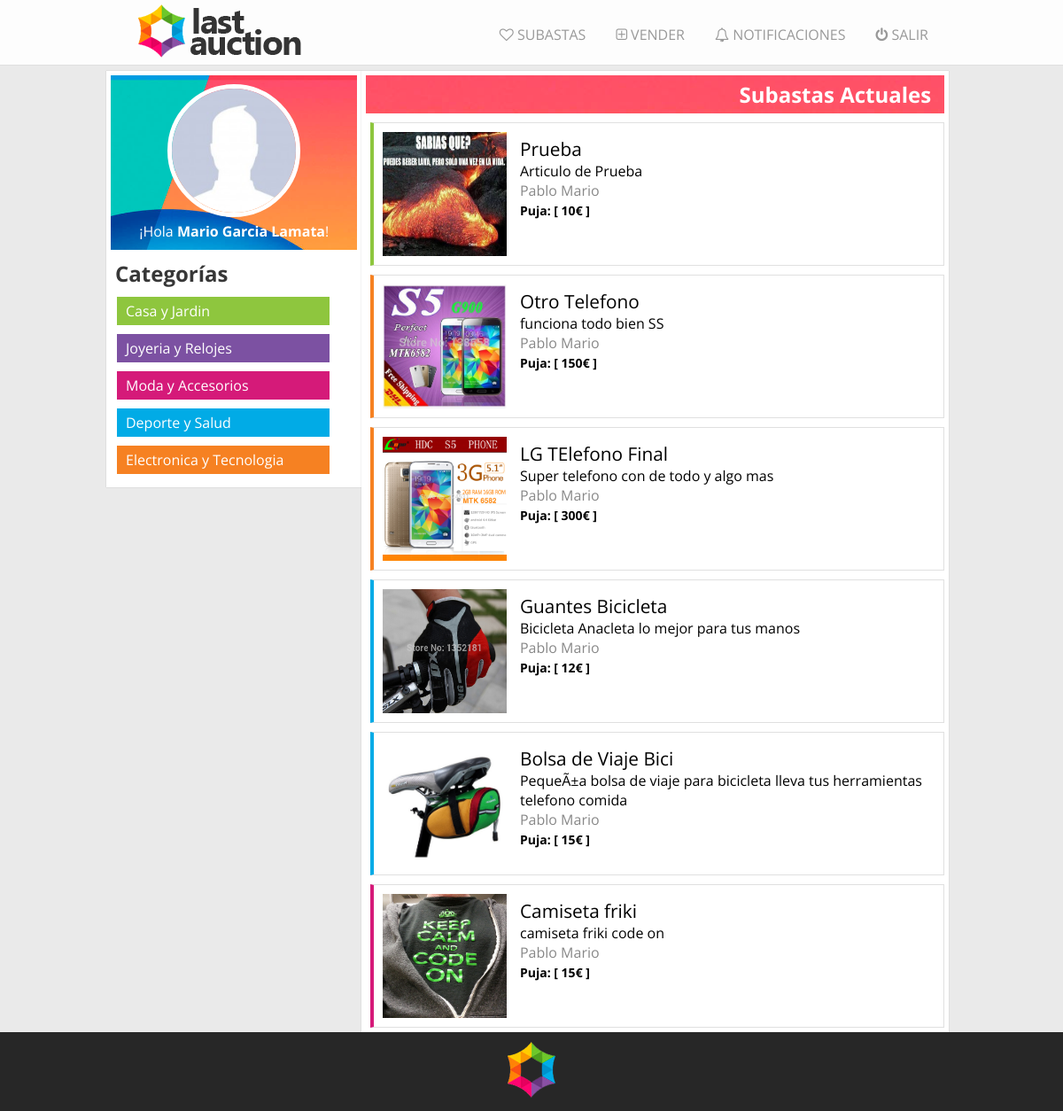
The page /subastas.php (signed in) on the database its author committed.
### tables this page shows
CREATE TABLE IF NOT EXISTS `imagenes` (
  `id` int(10) unsigned NOT NULL AUTO_INCREMENT,
  `producto` int(10) unsigned NOT NULL,
  `imagen` varchar(100) NOT NULL,
  PRIMARY KEY (`id`)
);

CREATE TABLE IF NOT EXISTS `productos` (
  `id` int(10) unsigned NOT NULL AUTO_INCREMENT,
  `titulo` varchar(45) NOT NULL,
  `descripcion` varchar(300) NOT NULL,
  `preciominimo` int(10) unsigned NOT NULL,
  `categoria` int(1) unsigned NOT NULL,
  `fechainicial` int(10) unsigned NOT NULL,
  `fechafin` int(10) unsigned NOT NULL,
  `estado` int(1) unsigned NOT NULL,
  `usuario` int(10) unsigned NOT NULL,
  PRIMARY KEY (`id`)
);

CREATE TABLE IF NOT EXISTS `usuarios` (
  `id` int(10) unsigned NOT NULL AUTO_INCREMENT,
  `email` varchar(60) NOT NULL,
  `nombre` varchar(45) NOT NULL,
  `direccion` varchar(100) NOT NULL,
  `contrasena` varchar(100) NOT NULL,
  PRIMARY KEY (`id`)
);

### php/funciones.php (the view, shortened to what this page needs)
<?php
	function cuadroPerfil($usuario){
		echo '<article class="perfil">';
		echo '<a href="'.URL_LOCAL.'interna/perfil.php"><img src="'.URL_LOCAL.'usuarios/default.jpg"></a>';
		echo '<p><a href="'.URL_LOCAL.'interna/perfil.php">¡Hola <span>'.$usuario.'</span>!</a></p>';
		echo '</article>';
	}
	function menuLogeado(){
		echo '<a href="'.URL_LOCAL.'index.php"><img id="logotipo" src="'.URL_LOCAL.'img/logomini.png" alt="last auction"></a>';
		echo '<ul>';
			echo '<a href="'.URL_LOCAL.'subastas.php"><li><i class="fa fa-heart-o"></i> Subastas</li></a>';
			echo '<a href="'.URL_LOCAL.'interna/crearsubasta.php"><li><i class="fa fa-plus-square-o"></i> Vender</li></a>';
			echo '<a href="'.URL_LOCAL.'interna/notificaciones.php"><li><i class="fa fa-bell-o"></i> Notificaciones</li></a>';
			echo '<a href="'.URL_LOCAL.'interna/salir.php" class="salir" ><li><i class="fa fa-power-off "></i> salir</li></a>';
		echo '</ul>';
	}
	function listarSubastasU($idUsuario){
		$conexion=conexion();
  		$now=strtotime(date("Y-m-d h:i"));
		$sql = 'select * from productos where estado > 0 and fechafin >'.$now.' and usuario != '.$idUsuario.' ;';
		if($resultado = $conexion->query($sql)){
			while ($row = $resultado->fetch_array(MYSQLI_ASSOC)) {
				switch ($row['categoria']) {
					case 1:
						echo '<article class="casa">';
						break;
					case 3:
						echo '<article class="moda">';
						break;
					case 4:
						echo '<article class="deporte">';
						break;
					case 5:
						echo '<article class="electronica">';
						break;
				}
				$queryImagen = "select * from imagenes where producto = ".$row['id']." ";
				if($resultadoImagen = $conexion->query($queryImagen)){
					while($rowImagen = $resultadoImagen->fetch_array(MYSQLI_ASSOC)){
						$urlImagen = substr($rowImagen['imagen'], 1);
						echo '<a href="solo.php?p='.$row['id'].'"><img src='.$urlImagen.' /></a>';
					}
				}
				echo '<div class="datosProducto">';
				echo '<a href="solo.php?p='.$row['id'].'">'.$row['titulo'].'</a>';
				echo '<p>'.$row['descripcion'].'</p>';
				$queryUsuario = 'select nombre from usuarios where id='.$row['usuario'].';';
				if($resultadoUsuario =  $conexion->query($queryUsuario)){
					if($rowUsuario = $resultadoUsuario->fetch_array()){
						echo '<p class="vendedor">'.$rowUsuario[0].'</p>';
					}
				}
				$sqlPrecio = 'select MAX(puja) from pujas where producto ='.$row['id'].';';
				if($resultadoPrecio = $conexion->query($sqlPrecio)){
					if($rowPrecio = $resultadoPrecio->fetch_array()){
						if($rowPrecio[0]!=null){
							echo '<p><span>Puja: [ '.$rowPrecio[0].'€ ]</span></p>';
						}else{
							echo '<p><span>Puja: [ '.$row['preciominimo'].'€ ]</span></p>';
						}
					}
				}
				echo '</div>';
				echo '</article>';
			}
		}
	}
?>

### css/estilo.css (style rules this page uses)
* { margin: 0px; padding: 0px; font-family: 'Open Sans', sans-serif; transition: .3s; }
body { background: #EAEAEA; }
nav #logotipo { padding-left: 25px; }
nav ul { float: right; padding: 25px; }
nav ul li { list-style: none; display: inline; }
nav ul a { padding: 7px; color: #999; margin-left: 20px; text-decoration: none; text-transform: uppercase; }

### css/aside.css (style rules this page uses)
aside article { margin-bottom: 10px; }
aside article.perfil { text-align: center; background: url(../img/yum.jpg) center no-repeat; background-size: cover; padding: 10px 5px 10px 5px; color: #fff; }
aside article.perfil img { height: 140px; width: 140px; border: 5px solid #fff; border-radius: 50%; text-align: center; }
aside article.perfil p a { color: #fff; text-decoration: none; }
aside article.perfil p a span { font-weight: bolder; }

### css/estiloProductos.css (style rules this page uses)
section article { float: right; padding: 5px; margin-top: 10px; width: 97%; min-height: 150px; border-top:1px solid #E0E0E0; border-right:1px solid #E0E0E0; border-bottom:1px solid #E0E0E0; }
section article img { float: left; height: 140px; width: 140px; margin: 5px; }
section article .datosProducto { float: left; margin: 5px; padding: 5px; width: 460px; }
section article .datosProducto a { font-size: 1.3em; text-decoration: none; color: inherit; }
section article .datosProducto span { font-weight: bold; font-size: 14px; }
section article .datosProducto .vendedor { color: #888888; }
section article.casa { border-left: 4px solid #8ec63e; }
section article.moda { border-left: 4px solid #d51a79; }
section article.deporte { border-left: 4px solid #01abe6; }
section article.electronica { border-left: 4px solid #f68122; }

### rows shown on the page
productos: titulo "Prueba", descripcion "Articulo de Prueba", usuarios.nombre "Pablo Mario", preciominimo "10"
imagenes: imagen (picture)
productos: titulo "Otro Telefono", descripcion "funciona todo bien SS", usuarios.nombre "Pablo Mario", preciominimo "150"
imagenes: imagen (picture)
productos: titulo "LG TElefono Final", descripcion "Super telefono con de todo y algo mas", usuarios.nombre "Pablo Mario", preciominimo "300"
imagenes: imagen (picture)
productos: titulo "Guantes Bicicleta", descripcion "Bicicleta Anacleta lo mejor para tus manos", usuarios.nombre "Pablo Mario", preciominimo "12"
imagenes: imagen (picture)
productos: titulo "Bolsa de Viaje Bici", descripcion "PequeÃ±a bolsa de viaje para bicicleta lleva tus herramientas telefono comida", usuarios.nombre "Pablo Mario", preciominimo "15"
imagenes: imagen (picture)
productos: titulo "Camiseta friki", descripcion "camiseta friki code on", usuarios.nombre "Pablo Mario", rowPrecio "15"
imagenes: imagen (picture)

### other values the page prints
$usuario "Mario Garcia Lamata"
